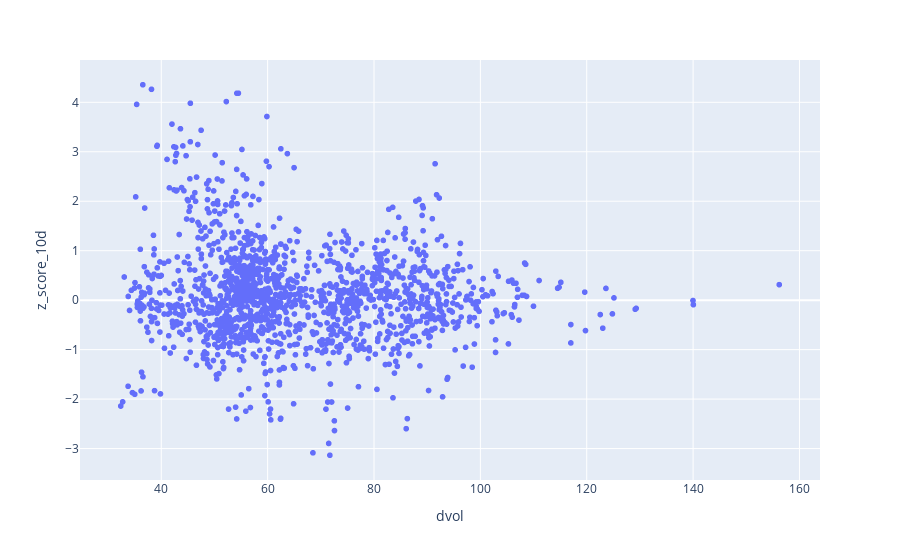

The code cell stored with this chart in its notebook:
### Code cell
fig = px.scatter(result_df, x = 'dvol', y = 'z_score_10d')
fig.show()

### Figure 1 — Plotly figure (JSON) as saved in the notebook; plotly's stock layout.template omitted (floating-point values rounded to 4 significant figures; data arrays with more than 128 entries replaced by an {"elided": "..."} marker saying what was removed)
{"data": [{"hovertemplate": "dvol=%{x}<br>z_score_10d=%{y}<extra></extra>", "legendgroup": "", "marker": {"color": "#636efa", "symbol": "circle"}, "mode": "markers", "name": "", "showlegend": false, "type": "scattergl", "x": {"elided": "1497 float values"}, "xaxis": "x", "y": {"elided": "1497 float values"}, "yaxis": "y"}], "layout": {"legend": {"tracegroupgap": 0}, "margin": {"t": 60}, "xaxis": {"anchor": "y", "domain": [0, 1], "title": {"text": "dvol"}}, "yaxis": {"anchor": "x", "domain": [0, 1], "title": {"text": "z_score_10d"}}}}
